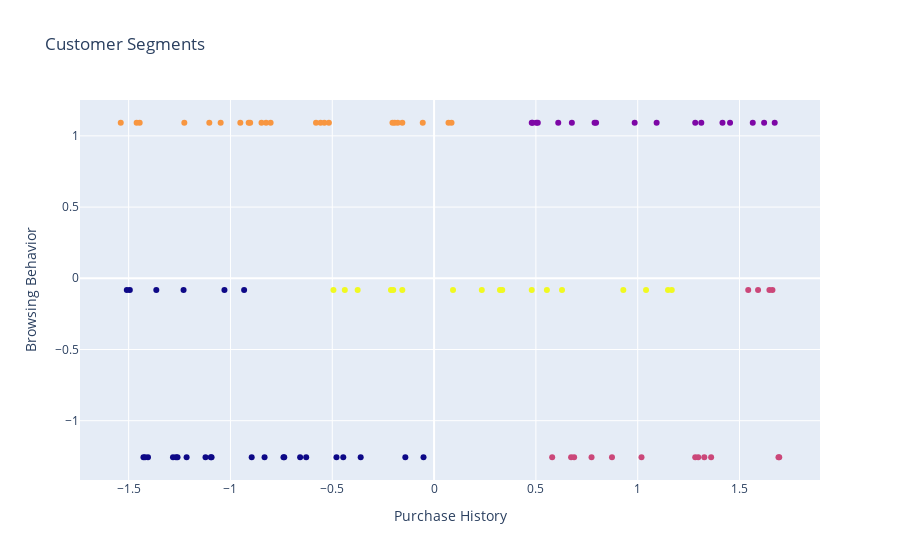

This figure's notebook cell:
### Code cell
# Visualization
fig = go.Figure(data=[go.Scatter(x=segments['Purchase History'], y=segments['Browsing Behavior'], mode='markers', marker=dict(color=segments['segment']))])
fig.update_layout(title='Customer Segments', xaxis_title='Purchase History', yaxis_title='Browsing Behavior')
fig.show()
